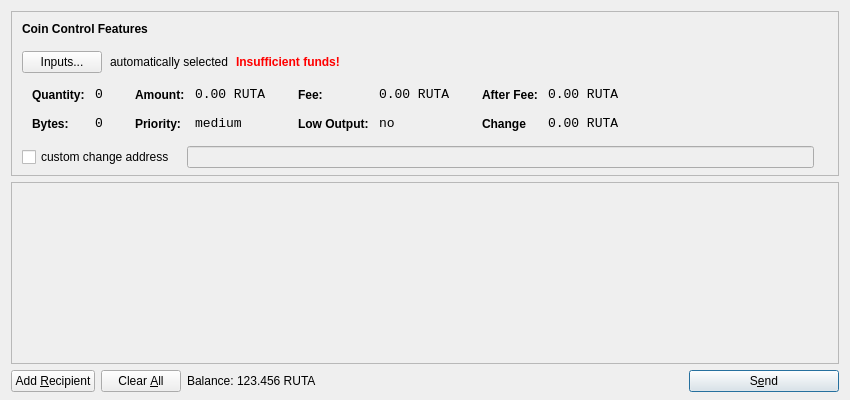
<?xml version="1.0" encoding="UTF-8"?>
<ui version="4.0">
 <class>SendCoinsDialog</class>
 <widget class="QDialog" name="SendCoinsDialog">
  <property name="geometry">
   <rect>
    <x>0</x>
    <y>0</y>
    <width>850</width>
    <height>400</height>
   </rect>
  </property>
  <property name="windowTitle">
   <string>Send Coins</string>
  </property>
  <layout class="QVBoxLayout" name="verticalLayout" stretch="0,1,0">
   <property name="bottomMargin">
    <number>8</number>
   </property>
   <item>
    <widget class="QFrame" name="frameCoinControl">
     <property name="sizePolicy">
      <sizepolicy hsizetype="Expanding" vsizetype="Expanding">
       <horstretch>0</horstretch>
       <verstretch>0</verstretch>
      </sizepolicy>
     </property>
     <property name="maximumSize">
      <size>
       <width>16777215</width>
       <height>16777215</height>
      </size>
     </property>
     <property name="frameShape">
      <enum>QFrame::StyledPanel</enum>
     </property>
     <property name="frameShadow">
      <enum>QFrame::Sunken</enum>
     </property>
     <layout class="QVBoxLayout" name="verticalLayoutCoinControl2">
      <property name="spacing">
       <number>-1</number>
      </property>
      <property name="leftMargin">
       <number>0</number>
      </property>
      <property name="topMargin">
       <number>0</number>
      </property>
      <property name="rightMargin">
       <number>0</number>
      </property>
      <property name="bottomMargin">
       <number>6</number>
      </property>
      <item>
       <layout class="QVBoxLayout" name="verticalLayoutCoinControl" stretch="0,0,0,0,1">
        <property name="spacing">
         <number>0</number>
        </property>
        <property name="leftMargin">
         <number>10</number>
        </property>
        <property name="topMargin">
         <number>10</number>
        </property>
        <item>
         <layout class="QHBoxLayout" name="horizontalLayoutCoinControl1">
          <property name="bottomMargin">
           <number>15</number>
          </property>
          <item>
           <widget class="QLabel" name="labelCoinControlFeatures">
            <property name="sizePolicy">
             <sizepolicy hsizetype="Preferred" vsizetype="Maximum">
              <horstretch>0</horstretch>
              <verstretch>0</verstretch>
             </sizepolicy>
            </property>
            <property name="font">
             <font>
              <weight>75</weight>
              <bold>true</bold>
             </font>
            </property>
            <property name="styleSheet">
             <string notr="true">font-weight:bold;</string>
            </property>
            <property name="text">
             <string>Coin Control Features</string>
            </property>
           </widget>
          </item>
         </layout>
        </item>
        <item>
         <layout class="QHBoxLayout" name="horizontalLayoutCoinControl2" stretch="0,0,0,0">
          <property name="spacing">
           <number>8</number>
          </property>
          <property name="bottomMargin">
           <number>10</number>
          </property>
          <item>
           <widget class="QPushButton" name="pushButtonCoinControl">
            <property name="styleSheet">
             <string notr="true"/>
            </property>
            <property name="text">
             <string>Inputs...</string>
            </property>
           </widget>
          </item>
          <item>
           <widget class="QLabel" name="labelCoinControlAutomaticallySelected">
            <property name="text">
             <string>automatically selected</string>
            </property>
            <property name="margin">
             <number>5</number>
            </property>
           </widget>
          </item>
          <item>
           <widget class="QLabel" name="labelCoinControlInsuffFunds">
            <property name="font">
             <font>
              <weight>75</weight>
              <bold>true</bold>
             </font>
            </property>
            <property name="styleSheet">
             <string notr="true">color:red;font-weight:bold;</string>
            </property>
            <property name="text">
             <string>Insufficient funds!</string>
            </property>
            <property name="margin">
             <number>5</number>
            </property>
           </widget>
          </item>
          <item>
           <spacer name="horizontalSpacerCoinControl">
            <property name="orientation">
             <enum>Qt::Horizontal</enum>
            </property>
            <property name="sizeHint" stdset="0">
             <size>
              <width>40</width>
              <height>1</height>
             </size>
            </property>
           </spacer>
          </item>
         </layout>
        </item>
        <item>
         <widget class="QWidget" name="widgetCoinControl" native="true">
          <property name="sizePolicy">
           <sizepolicy hsizetype="Preferred" vsizetype="Preferred">
            <horstretch>0</horstretch>
            <verstretch>0</verstretch>
           </sizepolicy>
          </property>
          <property name="minimumSize">
           <size>
            <width>0</width>
            <height>0</height>
           </size>
          </property>
          <property name="styleSheet">
           <string notr="true"/>
          </property>
          <layout class="QHBoxLayout" name="horizontalLayoutCoinControl5">
           <property name="margin">
            <number>0</number>
           </property>
           <item>
            <layout class="QHBoxLayout" name="horizontalLayoutCoinControl3" stretch="0,0,0,1">
             <property name="spacing">
              <number>20</number>
             </property>
             <property name="topMargin">
              <number>0</number>
             </property>
             <property name="bottomMargin">
              <number>10</number>
             </property>
             <item>
              <layout class="QFormLayout" name="formLayoutCoinControl1">
               <property name="horizontalSpacing">
                <number>10</number>
               </property>
               <property name="verticalSpacing">
                <number>14</number>
               </property>
               <property name="leftMargin">
                <number>10</number>
               </property>
               <property name="topMargin">
                <number>4</number>
               </property>
               <property name="rightMargin">
                <number>6</number>
               </property>
               <item row="0" column="0">
                <widget class="QLabel" name="labelCoinControlQuantityText">
                 <property name="styleSheet">
                  <string notr="true">font-weight:bold;</string>
                 </property>
                 <property name="text">
                  <string>Quantity:</string>
                 </property>
                 <property name="margin">
                  <number>0</number>
                 </property>
                </widget>
               </item>
               <item row="0" column="1">
                <widget class="QLabel" name="labelCoinControlQuantity">
                 <property name="font">
                  <font>
                   <family>Monospace</family>
                   <pointsize>10</pointsize>
                  </font>
                 </property>
                 <property name="cursor">
                  <cursorShape>IBeamCursor</cursorShape>
                 </property>
                 <property name="contextMenuPolicy">
                  <enum>Qt::ActionsContextMenu</enum>
                 </property>
                 <property name="text">
                  <string>0</string>
                 </property>
                 <property name="margin">
                  <number>0</number>
                 </property>
                 <property name="textInteractionFlags">
                  <set>Qt::LinksAccessibleByMouse|Qt::TextSelectableByKeyboard|Qt::TextSelectableByMouse</set>
                 </property>
                </widget>
               </item>
               <item row="1" column="0">
                <widget class="QLabel" name="labelCoinControlBytesText">
                 <property name="styleSheet">
                  <string notr="true">font-weight:bold;</string>
                 </property>
                 <property name="text">
                  <string>Bytes:</string>
                 </property>
                </widget>
               </item>
               <item row="1" column="1">
                <widget class="QLabel" name="labelCoinControlBytes">
                 <property name="font">
                  <font>
                   <family>Monospace</family>
                   <pointsize>10</pointsize>
                  </font>
                 </property>
                 <property name="cursor">
                  <cursorShape>IBeamCursor</cursorShape>
                 </property>
                 <property name="contextMenuPolicy">
                  <enum>Qt::ActionsContextMenu</enum>
                 </property>
                 <property name="text">
                  <string>0</string>
                 </property>
                 <property name="textInteractionFlags">
                  <set>Qt::LinksAccessibleByMouse|Qt::TextSelectableByKeyboard|Qt::TextSelectableByMouse</set>
                 </property>
                </widget>
               </item>
              </layout>
             </item>
             <item>
              <layout class="QFormLayout" name="formLayoutCoinControl2">
               <property name="horizontalSpacing">
                <number>10</number>
               </property>
               <property name="verticalSpacing">
                <number>14</number>
               </property>
               <property name="leftMargin">
                <number>6</number>
               </property>
               <property name="topMargin">
                <number>4</number>
               </property>
               <property name="rightMargin">
                <number>6</number>
               </property>
               <item row="0" column="0">
                <widget class="QLabel" name="labelCoinControlAmountText">
                 <property name="styleSheet">
                  <string notr="true">font-weight:bold;</string>
                 </property>
                 <property name="text">
                  <string>Amount:</string>
                 </property>
                 <property name="margin">
                  <number>0</number>
                 </property>
                </widget>
               </item>
               <item row="0" column="1">
                <widget class="QLabel" name="labelCoinControlAmount">
                 <property name="font">
                  <font>
                   <family>Monospace</family>
                   <pointsize>10</pointsize>
                  </font>
                 </property>
                 <property name="cursor">
                  <cursorShape>IBeamCursor</cursorShape>
                 </property>
                 <property name="contextMenuPolicy">
                  <enum>Qt::ActionsContextMenu</enum>
                 </property>
                 <property name="text">
                  <string notr="true">0.00 RUTA</string>
                 </property>
                 <property name="textInteractionFlags">
                  <set>Qt::LinksAccessibleByMouse|Qt::TextSelectableByKeyboard|Qt::TextSelectableByMouse</set>
                 </property>
                </widget>
               </item>
               <item row="1" column="0">
                <widget class="QLabel" name="labelCoinControlPriorityText">
                 <property name="styleSheet">
                  <string notr="true">font-weight:bold;</string>
                 </property>
                 <property name="text">
                  <string>Priority:</string>
                 </property>
                </widget>
               </item>
               <item row="1" column="1">
                <widget class="QLabel" name="labelCoinControlPriority">
                 <property name="font">
                  <font>
                   <family>Monospace</family>
                   <pointsize>10</pointsize>
                  </font>
                 </property>
                 <property name="cursor">
                  <cursorShape>IBeamCursor</cursorShape>
                 </property>
                 <property name="contextMenuPolicy">
                  <enum>Qt::ActionsContextMenu</enum>
                 </property>
                 <property name="text">
                  <string>medium</string>
                 </property>
                 <property name="textInteractionFlags">
                  <set>Qt::LinksAccessibleByMouse|Qt::TextSelectableByKeyboard|Qt::TextSelectableByMouse</set>
                 </property>
                </widget>
               </item>
              </layout>
             </item>
             <item>
              <layout class="QFormLayout" name="formLayoutCoinControl3">
               <property name="horizontalSpacing">
                <number>10</number>
               </property>
               <property name="verticalSpacing">
                <number>14</number>
               </property>
               <property name="leftMargin">
                <number>6</number>
               </property>
               <property name="topMargin">
                <number>4</number>
               </property>
               <property name="rightMargin">
                <number>6</number>
               </property>
               <item row="0" column="0">
                <widget class="QLabel" name="labelCoinControlFeeText">
                 <property name="styleSheet">
                  <string notr="true">font-weight:bold;</string>
                 </property>
                 <property name="text">
                  <string>Fee:</string>
                 </property>
                 <property name="margin">
                  <number>0</number>
                 </property>
                </widget>
               </item>
               <item row="0" column="1">
                <widget class="QLabel" name="labelCoinControlFee">
                 <property name="font">
                  <font>
                   <family>Monospace</family>
                   <pointsize>10</pointsize>
                  </font>
                 </property>
                 <property name="cursor">
                  <cursorShape>IBeamCursor</cursorShape>
                 </property>
                 <property name="contextMenuPolicy">
                  <enum>Qt::ActionsContextMenu</enum>
                 </property>
                 <property name="text">
                  <string notr="true">0.00 RUTA</string>
                 </property>
                 <property name="textInteractionFlags">
                  <set>Qt::LinksAccessibleByMouse|Qt::TextSelectableByKeyboard|Qt::TextSelectableByMouse</set>
                 </property>
                </widget>
               </item>
               <item row="1" column="0">
                <widget class="QLabel" name="labelCoinControlLowOutputText">
                 <property name="styleSheet">
                  <string notr="true">font-weight:bold;</string>
                 </property>
                 <property name="text">
                  <string>Low Output:</string>
                 </property>
                </widget>
               </item>
               <item row="1" column="1">
                <widget class="QLabel" name="labelCoinControlLowOutput">
                 <property name="font">
                  <font>
                   <family>Monospace</family>
                   <pointsize>10</pointsize>
                  </font>
                 </property>
                 <property name="cursor">
                  <cursorShape>IBeamCursor</cursorShape>
                 </property>
                 <property name="contextMenuPolicy">
                  <enum>Qt::ActionsContextMenu</enum>
                 </property>
                 <property name="text">
                  <string>no</string>
                 </property>
                 <property name="textInteractionFlags">
                  <set>Qt::LinksAccessibleByMouse|Qt::TextSelectableByKeyboard|Qt::TextSelectableByMouse</set>
                 </property>
                </widget>
               </item>
              </layout>
             </item>
             <item>
              <layout class="QFormLayout" name="formLayoutCoinControl4">
               <property name="horizontalSpacing">
                <number>10</number>
               </property>
               <property name="verticalSpacing">
                <number>14</number>
               </property>
               <property name="leftMargin">
                <number>6</number>
               </property>
               <property name="topMargin">
                <number>4</number>
               </property>
               <property name="rightMargin">
                <number>6</number>
               </property>
               <item row="0" column="0">
                <widget class="QLabel" name="labelCoinControlAfterFeeText">
                 <property name="styleSheet">
                  <string notr="true">font-weight:bold;</string>
                 </property>
                 <property name="text">
                  <string>After Fee:</string>
                 </property>
                 <property name="margin">
                  <number>0</number>
                 </property>
                </widget>
               </item>
               <item row="0" column="1">
                <widget class="QLabel" name="labelCoinControlAfterFee">
                 <property name="font">
                  <font>
                   <family>Monospace</family>
                   <pointsize>10</pointsize>
                  </font>
                 </property>
                 <property name="cursor">
                  <cursorShape>IBeamCursor</cursorShape>
                 </property>
                 <property name="contextMenuPolicy">
                  <enum>Qt::ActionsContextMenu</enum>
                 </property>
                 <property name="text">
                  <string notr="true">0.00 RUTA</string>
                 </property>
                 <property name="textInteractionFlags">
                  <set>Qt::LinksAccessibleByMouse|Qt::TextSelectableByKeyboard|Qt::TextSelectableByMouse</set>
                 </property>
                </widget>
               </item>
               <item row="1" column="0">
                <widget class="QLabel" name="labelCoinControlChangeText">
                 <property name="styleSheet">
                  <string notr="true">font-weight:bold;</string>
                 </property>
                 <property name="text">
                  <string>Change</string>
                 </property>
                </widget>
               </item>
               <item row="1" column="1">
                <widget class="QLabel" name="labelCoinControlChange">
                 <property name="font">
                  <font>
                   <family>Monospace</family>
                   <pointsize>10</pointsize>
                  </font>
                 </property>
                 <property name="cursor">
                  <cursorShape>IBeamCursor</cursorShape>
                 </property>
                 <property name="contextMenuPolicy">
                  <enum>Qt::ActionsContextMenu</enum>
                 </property>
                 <property name="text">
                  <string notr="true">0.00 RUTA</string>
                 </property>
                 <property name="textInteractionFlags">
                  <set>Qt::LinksAccessibleByMouse|Qt::TextSelectableByKeyboard|Qt::TextSelectableByMouse</set>
                 </property>
                </widget>
               </item>
              </layout>
             </item>
            </layout>
           </item>
          </layout>
         </widget>
        </item>
        <item>
         <layout class="QHBoxLayout" name="horizontalLayoutCoinControl4" stretch="0,0,0">
          <property name="spacing">
           <number>12</number>
          </property>
          <property name="sizeConstraint">
           <enum>QLayout::SetDefaultConstraint</enum>
          </property>
          <property name="topMargin">
           <number>5</number>
          </property>
          <property name="rightMargin">
           <number>5</number>
          </property>
          <item>
           <widget class="QCheckBox" name="checkBoxCoinControlChange">
            <property name="text">
             <string>custom change address</string>
            </property>
           </widget>
          </item>
          <item>
           <widget class="QLineEdit" name="lineEditCoinControlChange">
            <property name="enabled">
             <bool>false</bool>
            </property>
            <property name="sizePolicy">
             <sizepolicy hsizetype="Expanding" vsizetype="Fixed">
              <horstretch>0</horstretch>
              <verstretch>0</verstretch>
             </sizepolicy>
            </property>
           </widget>
          </item>
          <item>
           <widget class="QLabel" name="labelCoinControlChangeLabel">
            <property name="sizePolicy">
             <sizepolicy hsizetype="Preferred" vsizetype="Expanding">
              <horstretch>0</horstretch>
              <verstretch>0</verstretch>
             </sizepolicy>
            </property>
            <property name="minimumSize">
             <size>
              <width>0</width>
              <height>0</height>
             </size>
            </property>
            <property name="text">
             <string/>
            </property>
            <property name="margin">
             <number>3</number>
            </property>
           </widget>
          </item>
         </layout>
        </item>
        <item>
         <spacer name="verticalSpacerCoinControl">
          <property name="orientation">
           <enum>Qt::Vertical</enum>
          </property>
          <property name="sizeHint" stdset="0">
           <size>
            <width>800</width>
            <height>1</height>
           </size>
          </property>
         </spacer>
        </item>
       </layout>
      </item>
     </layout>
    </widget>
   </item>
   <item>
    <widget class="QScrollArea" name="scrollArea">
     <property name="widgetResizable">
      <bool>true</bool>
     </property>
     <widget class="QWidget" name="scrollAreaWidgetContents">
      <property name="geometry">
       <rect>
        <x>0</x>
        <y>0</y>
        <width>830</width>
        <height>165</height>
       </rect>
      </property>
      <layout class="QVBoxLayout" name="verticalLayout_2">
       <property name="margin">
        <number>0</number>
       </property>
       <item>
        <layout class="QVBoxLayout" name="entries">
         <property name="spacing">
          <number>6</number>
         </property>
        </layout>
       </item>
       <item>
        <spacer name="verticalSpacer">
         <property name="orientation">
          <enum>Qt::Vertical</enum>
         </property>
         <property name="sizeHint" stdset="0">
          <size>
           <width>20</width>
           <height>40</height>
          </size>
         </property>
        </spacer>
       </item>
      </layout>
     </widget>
    </widget>
   </item>
   <item>
    <layout class="QHBoxLayout" name="horizontalLayout">
     <item>
      <widget class="QPushButton" name="addButton">
       <property name="toolTip">
        <string>Send to multiple recipients at once</string>
       </property>
       <property name="text">
        <string>Add &amp;Recipient</string>
       </property>
       <property name="autoDefault">
        <bool>false</bool>
       </property>
      </widget>
     </item>
     <item>
      <widget class="QPushButton" name="clearButton">
       <property name="sizePolicy">
        <sizepolicy hsizetype="Minimum" vsizetype="Fixed">
         <horstretch>0</horstretch>
         <verstretch>0</verstretch>
        </sizepolicy>
       </property>
       <property name="toolTip">
        <string>Remove all transaction fields</string>
       </property>
       <property name="text">
        <string>Clear &amp;All</string>
       </property>
       <property name="autoRepeatDelay">
        <number>300</number>
       </property>
       <property name="autoDefault">
        <bool>false</bool>
       </property>
      </widget>
     </item>
     <item>
      <layout class="QHBoxLayout" name="horizontalLayout_2">
       <property name="spacing">
        <number>3</number>
       </property>
       <item>
        <widget class="QLabel" name="label">
         <property name="sizePolicy">
          <sizepolicy hsizetype="Preferred" vsizetype="Fixed">
           <horstretch>0</horstretch>
           <verstretch>0</verstretch>
          </sizepolicy>
         </property>
         <property name="text">
          <string>Balance:</string>
         </property>
        </widget>
       </item>
       <item>
        <widget class="QLabel" name="labelBalance">
         <property name="sizePolicy">
          <sizepolicy hsizetype="Preferred" vsizetype="Fixed">
           <horstretch>0</horstretch>
           <verstretch>0</verstretch>
          </sizepolicy>
         </property>
         <property name="cursor">
          <cursorShape>IBeamCursor</cursorShape>
         </property>
         <property name="text">
          <string notr="true">123.456 RUTA</string>
         </property>
         <property name="textInteractionFlags">
          <set>Qt::LinksAccessibleByMouse|Qt::TextSelectableByKeyboard|Qt::TextSelectableByMouse</set>
         </property>
        </widget>
       </item>
      </layout>
     </item>
     <item>
      <spacer name="horizontalSpacer">
       <property name="orientation">
        <enum>Qt::Horizontal</enum>
       </property>
       <property name="sizeHint" stdset="0">
        <size>
         <width>40</width>
         <height>20</height>
        </size>
       </property>
      </spacer>
     </item>
     <item>
      <widget class="QPushButton" name="sendButton">
       <property name="minimumSize">
        <size>
         <width>150</width>
         <height>0</height>
        </size>
       </property>
       <property name="toolTip">
        <string>Confirm the send action</string>
       </property>
       <property name="text">
        <string>S&amp;end</string>
       </property>
       <property name="icon">
        <iconset resource="../bitcoin.qrc">
         <normaloff>:/icons/send</normaloff>:/icons/send</iconset>
       </property>
       <property name="default">
        <bool>true</bool>
       </property>
      </widget>
     </item>
    </layout>
   </item>
  </layout>
 </widget>
 <resources>
  <include location="../bitcoin.qrc"/>
 </resources>
 <connections/>
</ui>
